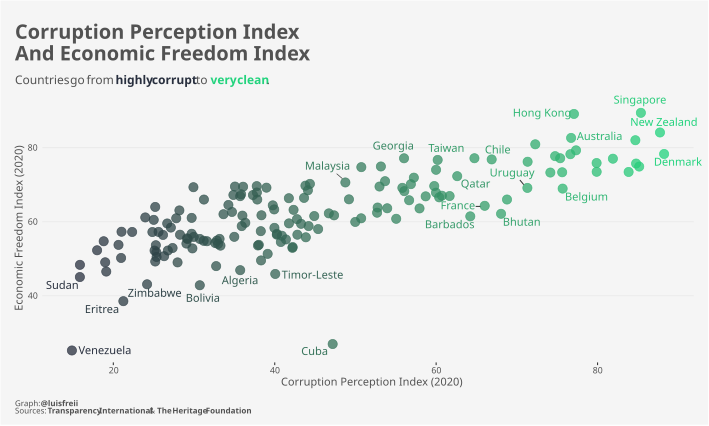

Write the R code that produced this figure.
#Load packages
library(tidyverse)
library(extrafont)
library(ggtext)
library(ggrepel)

#Read the data. Economic freedom index link: https://www.heritage.org/index/explore?view=by-region-country-year&u=637552502077689344
corruption_perception <- readxl::read_xlsx("CPI2020_GlobalTablesTS_210125.xlsx", skip = 2) %>% 
  select(1:2, 4) %>% 
  janitor::clean_names()

economic_freedom <- read_csv('data.csv') %>% 
  select(1, 3) %>% 
  janitor::clean_names() %>% 
  mutate(overall_score = as.numeric(overall_score)) 

#Join dfs
corruption_and_freedom <- left_join(corruption_perception, economic_freedom, by = c('country' = 'name')) %>% 
  filter(!is.na(overall_score))

#Plot
set.seed(1512)
corruption_and_freedom %>% 
  ggplot(aes(cpi_score_2020, overall_score, label = country, color = cpi_score_2020)) +
  geom_jitter(size = 4, 
              alpha = .75) +
  geom_text_repel(max.overlaps = 5,
                  family = "Fira Sans") +
  scale_color_gradient(low = '#282F3E',
                       high = "#22D37D") +
  scale_x_continuous(breaks = seq(0, 100, 20)) +
  labs(y = "Economic Freedom Index (2020)",
       x = "Corruption Perception Index (2020)", 
       title = "Corruption Perception Index\nAnd Economic Freedom Index",
       subtitle = "Countries go from <span style='color:#282F3E;'>**highly corrupt**</span> to <span style='color:#22D37D;'>**very clean**</span>.",
       caption = '<br>Graph: **@luisfreii**<br>Sources: **Transparency International** & **The Heritage Foundation**') +
  theme(plot.margin = margin(25, 15, 10, 15),
        panel.background = element_rect("#F5F5F5"),
        plot.background = element_rect("#F5F5F5"),
        panel.grid.major.y  = element_line(color = "#EBEBEB"),
        panel.grid.major.x = element_blank(),
        panel.grid.minor = element_blank(),
        plot.title = element_text(size = 20,
                                  color = "#525252",
                                  face = "bold",
                                  family = "Fira Sans"),
        plot.subtitle = element_markdown(size = 12,
                                         color = "#525252",
                                         margin = margin(t = .2, b = .5, unit = "cm"),
                                         family = "Fira Sans"),
        plot.caption = element_markdown(size = 8,
                                        color = "#525252",
                                        family = "Fira Sans",
                                        hjust = 0),
        axis.title = element_text(color = "#525252",
                                  family = "Fira Sans"),
        axis.text = element_text(color = "#525252",
                                 family = "Fira Sans"),
        axis.ticks.y = element_blank(),
        legend.position = 'none',
        plot.title.position = "plot",
        plot.caption.position = "plot")

#Code to save the plot
# ggsave('CPI_&_EFI.svg',
#        width = 25,
#        height = 15,
#        dpi = 320,
#        units = 'cm')

# ggsave('CPI_&_EFI.png',
#        width = 25,
#        height = 15,
#        dpi = 320,
#        units = 'cm')
